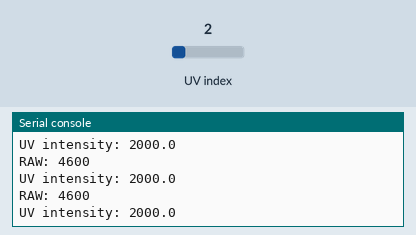
The program below on a simulated Raspberry Pi Pico running MicroPython. Shown: the last lines printed to the serial console. Inputs (shaded band) come from the test bench; at power-on: UV index 2.

Above: at 2.2 s.
2.3 s: UV index set to 0.2
At 3.2 s:
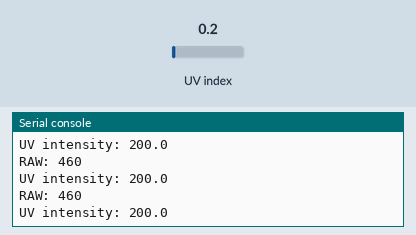
3.8 s: UV index set to 2.8
At 4.7 s:
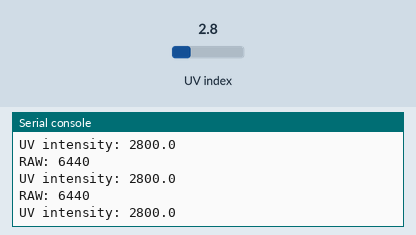
Timing chart, 0 to 6.8 s (numbered marks = the images above; inputs shaded):
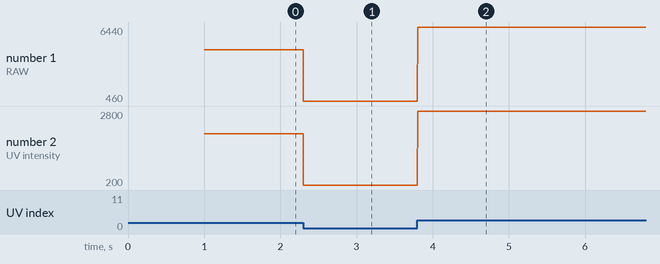

The program:

Luli_UV.py
```python
# Adapted from  https://forums.pimoroni.com/t/ltr390-micropython-code/22314/2
import utime
from machine import Pin, I2C
import Luli_CONFIG

class LTR390:
    # Constants
    ADDR = 0x53
    MAIN_CTRL = 0x00
    MEAS_RATE = 0x04
    GAIN = 0x05
    PART_ID = 0x06
    MAIN_STATUS = 0x07
    ALSDATA = 0x0D
    UVSDATA = 0x10
    INT_CFG = 0x19
    INT_PST = 0x1A
    THRESH_UP = 0x21
    THRESH_LOW = 0x24
    RESOLUTION_20BIT_utime400MS = 0x00
    RESOLUTION_19BIT_utime200MS = 0x10
    RESOLUTION_18BIT_utime100MS = 0x20  # Default
    RESOLUTION_17BIT_utime50MS = 0x03
    RESOLUTION_16BIT_utime25MS = 0x40
    RESOLUTION_13BIT_utime12_5MS = 0x50
    RATE_25MS = 0x0
    RATE_50MS = 0x1
    RATE_100MS = 0x2  # Default
    RATE_200MS = 0x3
    RATE_500MS = 0x4
    RATE_1000MS = 0x5
    RATE_2000MS = 0x6
    GAIN_1 = 0x0
    GAIN_3 = 0x1  # Default
    GAIN_6 = 0x2
    GAIN_9 = 0x3
    GAIN_18 = 0x4

    def __init__(self):
        self.i2c = I2C(0, scl=Pin(Luli_CONFIG.PIN_UV_SENSOR_SCL), sda=Pin(Luli_CONFIG.PIN_UV_SENSOR_SDA), freq=100000)
        self.ID = self.read_byte(self.PART_ID)
        if self.ID != 0xB2:
            print("Read ID error! Check the hardware...")
            return
        self.write_byte(self.MAIN_CTRL, 0x0A)  # UVS in Active Mode
        self.write_byte(self.MEAS_RATE, self.RESOLUTION_20BIT_utime400MS | self.RATE_2000MS)
        self.write_byte(self.GAIN, self.GAIN_18)

    def read_byte(self, cmd):
        data = self.i2c.readfrom_mem(self.ADDR, cmd, 1)
        return data[0]

    def write_byte(self, cmd, val):
        self.i2c.writeto_mem(self.ADDR, cmd, bytes([val]))

    def read_uvs(self):
        data1 = self.read_byte(self.UVSDATA)
        data2 = self.read_byte(self.UVSDATA + 1)
        data3 = self.read_byte(self.UVSDATA + 2)
        return (data3 << 16) | (data2 << 8) | data1

    def get_uv_intensity(self):
        raw_uvs = self.read_uvs()

        uv_intensity = (raw_uvs / Luli_CONFIG.UVS_CONVERSION_FACTOR) * 1000
        return uv_intensity

    def get_uv_data(self):
        raw_uvs = self.read_uvs()
        uv_intensity = (raw_uvs / Luli_CONFIG.UVS_CONVERSION_FACTOR) * 1000
        return raw_uvs, uv_intensity


if __name__ == '__main__':
    sensor = LTR390()
    utime.sleep(1)
    try:
        while True:
            raw, uv_intensity = sensor.get_uv_data()
            print("RAW: {}".format(raw))
            print("UV intensity: {}".format(uv_intensity))
            #return raw, uv_intensity
            #return uv_intensity
    except KeyboardInterrupt:
        print("Interrupted by user")
        exit()
```

Luli_CONFIG.py
```python
# Luli Hydroponics Config File
# This file will define all necessary pins and timing constants for the Luli Hydroponics system

#####################
#   PIN SETTINGS    #
#####################
PIN_UV_SENSOR_SDA = 0
PIN_UV_SENSOR_SCL = 1

PIN_OLED_SCK = 10
PIN_OLED_MOSI = 11
PIN_OLED_CS = 13
PIN_OLED_RST = 14
PIN_OLED_DC = 15

PIN_ULTRASONIC_ECHO = 9
PIN_ULTRASONIC_TRIG = 17

PIN_DHT0 = 16
PIN_DHT1 = 18
PIN_DHT2 = 19
PIN_DHT3 = 20

PIN_MOTOR = 21
PIN_LED = 22
PIN_PH_SENSOR = 26


#########################
#   TIMING CONSTANTS    #
#########################
DELAY_OLED = 5 # seconds
DELAY_PH_RESPONSE = 50 # ms
DELAY_UV_STARTUP = 1 # seconds

TEMP_HUMIDITY_READ_INTERVAL = 30 # seconds
UV_READ_INTERVAL = 120 # seconds
MANUAL_OVERRIDE_CHECK_INTERVAL = 30 # seconds
SETTINGS_UPDATE_INTERVAL = 120 # seconds
DURATION_WATER_CYCLE = 60 # seconds
NEXT_WATER_CYCLE = 3600 # seconds
DURATION_LED_CYCLE = 3600 # seconds


#########################
#   NETWORK SETTINGS    #
#########################
WIFI_SSID = 'Liam'
WIFI_PASSWORD = 'liampassword'
SERVER_URL = 'https://luli-hydroponics.ddns.net'


#########################
#   ENDPOINT SETTINGS   #
#########################
ENDPOINT_TEST = '/api/test'
ENDPOINT_GET_SETTINGS = '/api/get_settings'
ENDPOINT_SET_HARDWARE_ID = '/api/set_hardware_id'
ENDPOINT_UPDATE_SETTINGS = '/api/update_settings'
ENDPOINT_UPDATE_UV_DATA = '/api/update_uv_data'
ENDPOINT_UPDATE_PH_DATA = '/api/update_ph_data'
ENDPOINT_UPDATE_TEMP_DATA = '/api/update_temp_data'
ENDPOINT_UPDATE_HUMIDITY_DATA = '/api/update_humidity_data'
ENDPOINT_UPDATE_TANK_DATA = '/api/update_tank_data'
ENDPOINT_UPDATE_ALL_SENSOR_DATA = '/api/update_all_sensor_data'
ENDPOINT_MANUAL_OVERRIDE = '/api/get/manual_override'


######################
#   MISC CONSTANTS   #
######################
# https://optoelectronics.liteon.com/upload/download/DS86-2015-0004/LTR-390UV_Final_%20DS_V1%201.pdf
UVS_CONVERSION_FACTOR = 2300 # Conversion factor from the datasheet
VOLTAGE_AT_PH7 = 2.51
VOLTAGE_AT_PH4 = 3.03
MINIMUM_WATER_LEVEL = 20 # Minimum water level in the tank in percentage (%)
TANK_EMPTY_DISTANCE = 12 # Distance in cm when the tank is empty
```

Measured:
- after the input at 2.3 s, the serial console: prints a new line at once (image 1)
- after the input at 3.8 s, the serial console: prints a new line at once (image 2)
- plotted number 1: 4600 → 460 after the input at 2.3 s, 460 → 6440 after the input at 3.8 s
- plotted number 2: 2000 → 200 after the input at 2.3 s, 200 → 2800 after the input at 3.8 s
